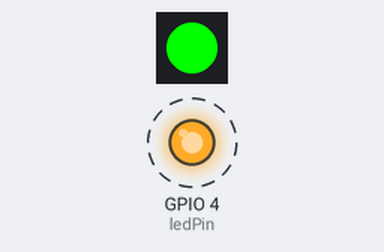
A program run on a simulated ESP32-S3. On the bench: 1 RGB LEDs in strip order, left to right, output pins drawn as LEDs (lit = HIGH). Dashed ring = blinking. Colours are those a GRB WS2812 strip shows for the declared byte order; what the program prints to the serial monitor is not drawn.

Above: at 1.3 s.
At 3.4 s:
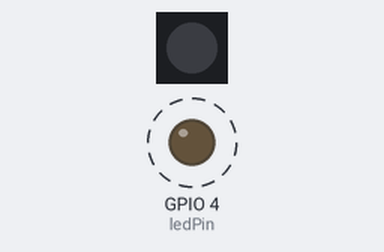
Timing chart, 0 to 4.2 s (numbered marks = the images above):
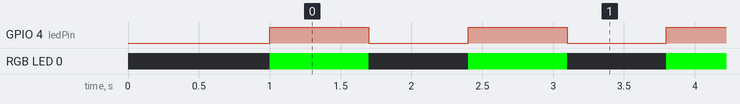

Measured:
- by itself, GPIO 4 (ledPin): alternates HIGH for 0.70 s and LOW for 0.70 s
- by itself, RGB LED 0: alternates RGB(0, 255, 0) for 0.70 s and off for 0.70 s

The program:

main.cpp
```cpp
#include <FastLED.h>

#define NUM_LEDS 1
#define DATA_PIN 48

// Define the array of leds
CRGB leds[NUM_LEDS];

int ledPin = 4;  // Built-in LED on GPIO pin 4

void setup() {
  Serial.begin(115200);
  while (!Serial);

  Serial.println();
  delay(1000);
  Serial.println("Started");

  FastLED.addLeds<WS2812, DATA_PIN, RGB>(leds, NUM_LEDS);  // GRB ordering is typical
  pinMode(ledPin, OUTPUT);  // Set built-in LED pin as output
}

void loop() {
  // Turn on both the RGB LED and the built-in LED
  leds[0] = CRGB::Red;
  digitalWrite(ledPin, HIGH);  // Turn on the built-in LED
  FastLED.show();
  delay(700);

  // Turn off both the RGB LED and the built-in LED
  leds[0] = CRGB::Black;
  digitalWrite(ledPin, LOW);   // Turn off the built-in LED
  FastLED.show();
  delay(700);
}
```
